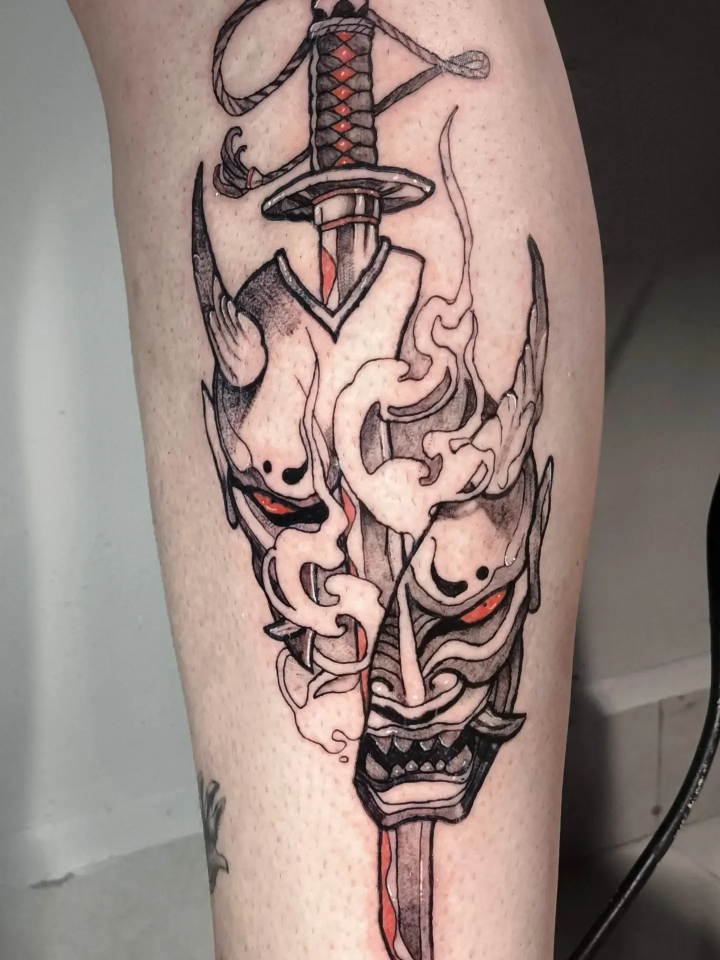
#> input picture assets/img/o/06_0.webp, 1440 x 1920 px, given in place of 06_0.jpg, which was not available (shown at 1/2 size)
$ python tinta_hero.py
#> lines starting #> are read from the running program, lines starting #| are printed output that depends on the picture; after the words box and inside, x2 and y2 are one past the last pixel; in counts of white or black regions, pixels touching at a corner belong together
# -*- coding: utf-8 -*-
"""Tira a mascara partida (post 06_0) da pele: endireita a lamina e separa tom de tinta e vermelho em camadas.
Saida em _ref/estudo: tom.png (0 = pele, 255 = preto), verm.png (0..255), e prova.jpg."""
import cv2, numpy as np
from pathlib import Path
R = Path(__file__).resolve().parents[2] / '_ref'
im = cv2.imread(str(R / 'ig/06_0.jpg'))
#> im is the input picture: shape (1920, 1440, 3); mean B, G, R 125.5, 131.7, 149.1
h, w = im.shape[:2]
ANG = -5.0   # graus: deixa a lamina em pe
M = cv2.getRotationMatrix2D((w / 2, h / 2), ANG, 1)
im = cv2.warpAffine(im, M, (w, h), flags=cv2.INTER_CUBIC, borderMode=cv2.BORDER_REPLICATE)
lab = cv2.cvtColor(im, cv2.COLOR_BGR2LAB).astype(np.float32)
L, A, B = lab[..., 0], lab[..., 1] - 128, lab[..., 2] - 128
L0 = cv2.bilateralFilter(L, 5, 9, 3)
k = cv2.getStructuringElement(cv2.MORPH_ELLIPSE, (71, 71))
fundo = cv2.GaussianBlur(cv2.morphologyEx(L0, cv2.MORPH_CLOSE, k), (0, 0), 36)
r = L0 / np.maximum(fundo, 1)
tom = np.clip((.885 - r) / .66, 0, 1)
# vermelho: saturado para o vermelho e claro o bastante
v = np.clip((A - 16) / 16, 0, 1) * np.clip((B - 2) / 12, 0, 1) * np.clip((L0 - 48) / 24, 0, 1)
v = cv2.GaussianBlur(v, (0, 0), 1.0)
v = np.clip((v - .25) / .4, 0, 1)
# regiao da peca: maior componente do traco forte, engordado
forte = ((tom > .42) | (v > .5)).astype(np.uint8)
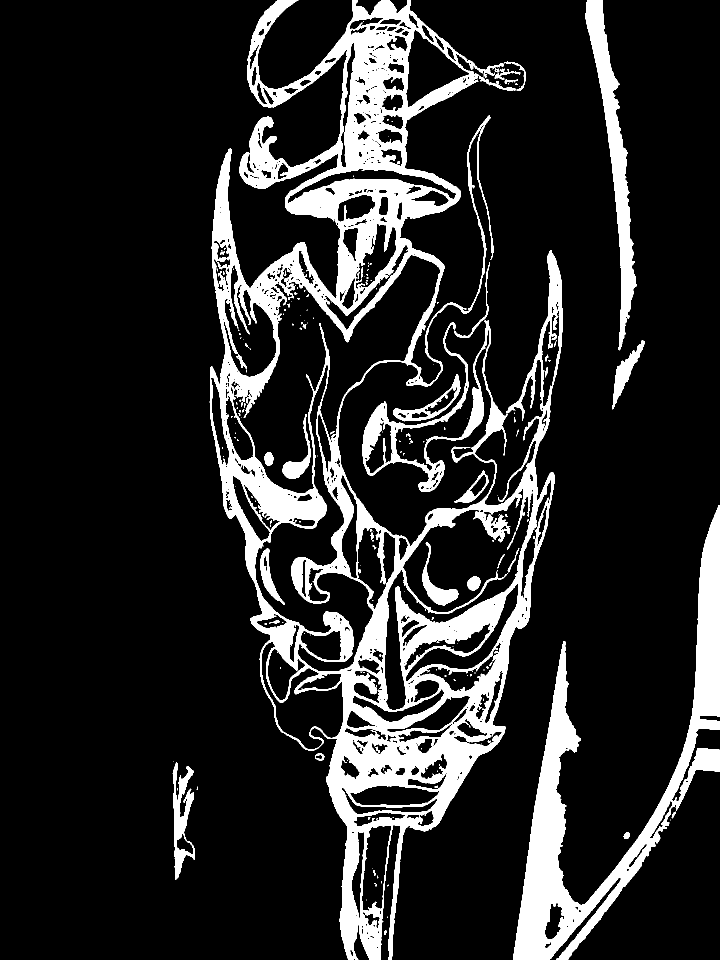
#> forte: shape (1920, 1440) (shown at 1/2 size); values 0 (black) and 1 (white), 14.7% white; 231 white regions (175 under 20 px), largest, box (x1, y1, x2, y2) and area: (419, 0, 1126, 1920) 297911, (1026, 1010, 1440, 1920) 70307, (1171, 0, 1273, 701) 18059
forte = cv2.morphologyEx(forte, cv2.MORPH_CLOSE, cv2.getStructuringElement(cv2.MORPH_ELLIPSE, (9, 9)))
#> forte: shape (1920, 1440); values 0 (black) and 1 (white), 16.5% white; 48 white regions (32 under 20 px), largest, box (x1, y1, x2, y2) and area: (419, 0, 1126, 1920) 351646, (1026, 1010, 1440, 1920) 72973, (1171, 0, 1273, 701) 18151
n, l, s, _ = cv2.connectedComponentsWithStats(forte, connectivity=8)
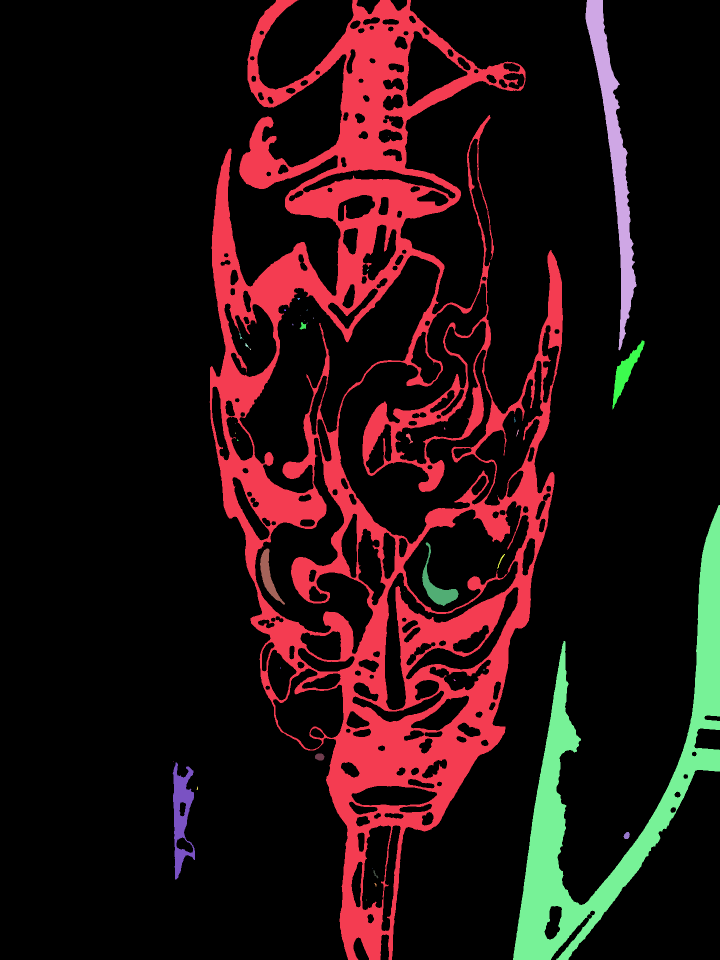
#> l: shape (1920, 1440) int32 (shown at 1/2 size); 49 distinct labels, from 0 to 48; one colour per label, 0 black
#> n = 49; s = 49 rows, first 6: [0, 0, 1440, 1920, 2309509], [419, 0, 707, 1920, 351646], [1171, 0, 102, 701, 18151], [771, 238, 2, 1, 2], [776, 273, 1, 1, 1], [734, 538, 3, 4, 6]
ordem = np.argsort(-s[1:, cv2.CC_STAT_AREA])[:6] + 1
#> ordem = [1, 30, 2, 42, 17, 31]
print([(i, s[i, :5].tolist()) for i in ordem])
#| [(1, [419, 0, 707, 1920, 351646]), (30, [1026, 1010, 414, 910, 72973]), (2, [1171, 0, 102, 701, 18151]), (42, [345, 1525, 45, 234, 5049]), (17, [1225, 681, 64, 138, 2482]), (31, [844, 1085, 73, 127, 2343])]
reg = np.zeros_like(forte)
for i in ordem:
    x, y, ww, hh, a = s[i]
    cx = x + ww / 2
    if a > 1500 and 300 < cx < 1250 and x > 240 and (x + ww) < 1260: reg[l == i] = 1
#> this loop made 6 passes
#> (i, x, y, ww, hh, a, cx) on passes 2, 4, 5, 6: (30, 1026, 1010, 414, 910, 72973, 1233), (42, 345, 1525, 45, 234, 5049, 367.5), (17, 1225, 681, 64, 138, 2482, 1257), (31, 844, 1085, 73, 127, 2343, 880.5)
#> reg: shape (1920, 1440); values 0 (black) and 1 (white), 13% white; 3 white regions, box (x1, y1, x2, y2) and area: (419, 0, 1126, 1920) 351646, (345, 1525, 390, 1759) 5049, (844, 1085, 917, 1212) 2343
reg = cv2.dilate(reg, cv2.getStructuringElement(cv2.MORPH_ELLIPSE, (45, 45)))
#> reg: shape (1920, 1440); values 0 (black) and 1 (white), 32.7% white; 2 white regions, box (x1, y1, x2, y2) and area: (397, 0, 1148, 1920) 883956, (323, 1503, 412, 1781) 20042
reg = cv2.GaussianBlur(reg.astype(np.float32), (0, 0), 6)
reg[1380:, :470] = 0
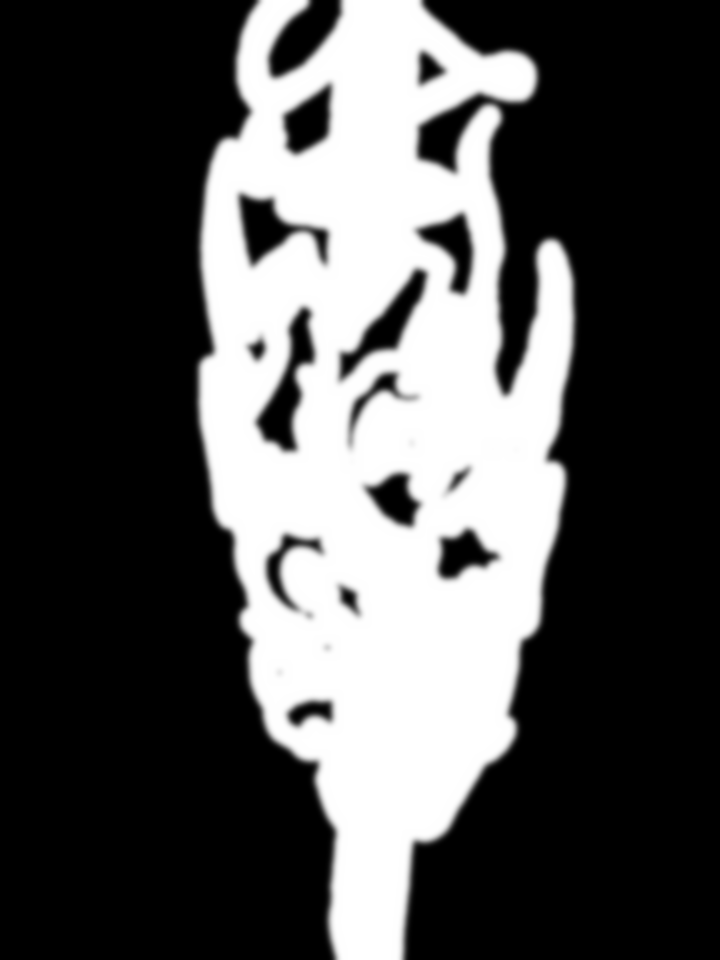
#> reg: shape (1920, 1440) float32 (shown at 1/2 size); min 0, max 1, mean 0.32
tom *= reg; v *= reg
# tira poros: pontos fracos soltos
tom = np.where(tom < .10, 0, (tom - .10) / .90)
pontos = (tom > .04).astype(np.uint8)
#> pontos: shape (1920, 1440); values 0 (black) and 1 (white), 15.5% white; 127 white regions (103 under 20 px), largest, box (x1, y1, x2, y2) and area: (418, 0, 1127, 1920) 421204, (844, 1085, 917, 1212) 2584, (520, 1096, 571, 1210) 1792
n, l, s, _ = cv2.connectedComponentsWithStats(pontos, connectivity=8)
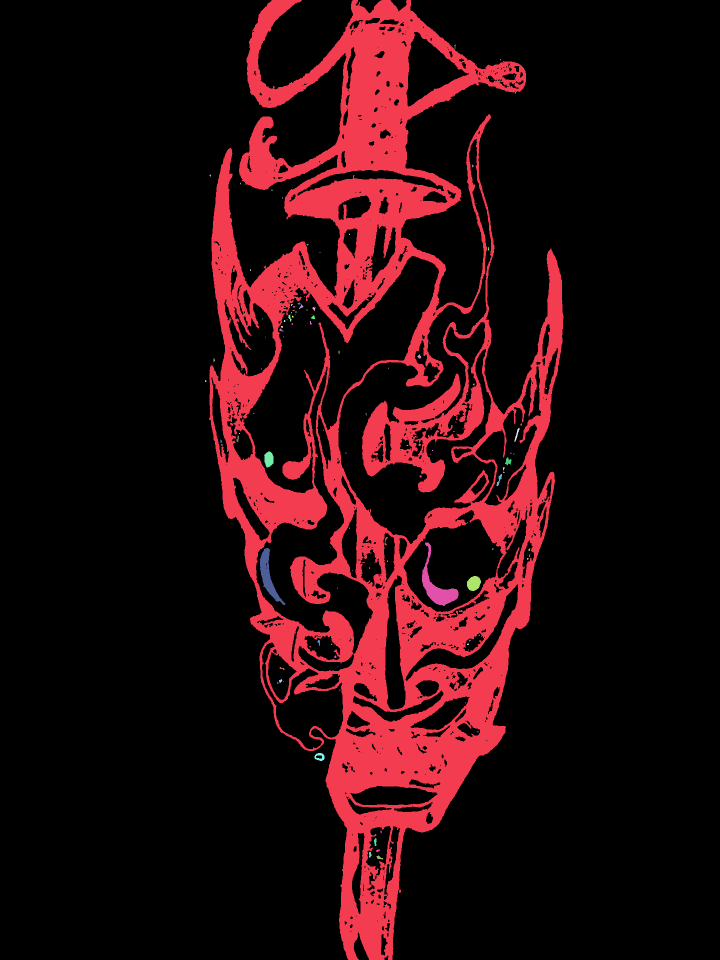
#> l: shape (1920, 1440) int32 (shown at 1/2 size); 128 distinct labels, from 0 to 127; one colour per label, 0 black
#> n = 128; s = 128 rows, first 6: [0, 0, 1440, 1920, 2336368], [418, 0, 709, 1920, 421204], [909, 89, 2, 4, 7], [909, 95, 2, 2, 4], [1001, 118, 1, 3, 3], [952, 129, 1, 1, 1]
ok = np.zeros(n, bool); ok[1:] = s[1:, cv2.CC_STAT_AREA] > 240
tom *= cv2.GaussianBlur(ok[l].astype(np.float32), (0, 0), .8)
#> tom: shape (1920, 1440) float32; min 0, max 1, mean 0.0951
tom = tom ** .86
tom = tom * (1 - v * .95)
cv2.imwrite(str(R / 'estudo/tom.png'), (tom * 255).astype(np.uint8))
cv2.imwrite(str(R / 'estudo/verm.png'), (v * 255).astype(np.uint8))
# prova: contracambio no eixo
ys, xs = np.where(tom > .3); print('caixa', xs.min(), xs.max(), ys.min(), ys.max())
#| caixa 419 1125 0 1919
papel = np.array([224, 234, 240], np.float32); preto = np.array([10, 9, 11], np.float32); rub = np.array([38, 44, 214], np.float32)
eixo = int(np.median(xs))
#> eixo = 749
sai = np.zeros((h, w, 3), np.float32)
T = tom[..., None]; V = v[..., None]
esq = papel * (1 - T) + preto * T; dir_ = preto * (1 - T) + papel * T
sai[:, :eixo] = esq[:, :eixo]; sai[:, eixo:] = dir_[:, eixo:]
sai = sai * (1 - V) + rub * V
cv2.imwrite(str(R / 'estudo/prova.jpg'), sai.astype(np.uint8), [cv2.IMWRITE_JPEG_QUALITY, 90]); print(eixo)
#> after `cv2.imwrite(str(R / 'estudo/prova.jpg'), sai.astype(np.uint8), [cv2.IM`:
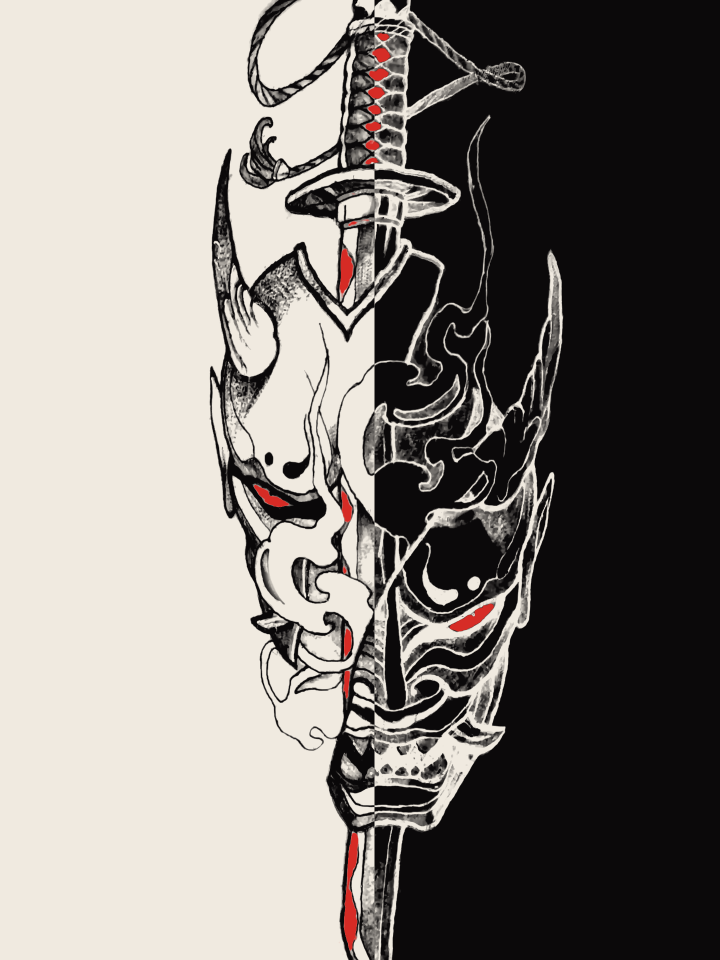
#> saved as prova.jpg: shape (1920, 1440, 3) (shown at 1/2 size); mean B, G, R 120.5, 125.2, 130.1
#| 749

$ run again, with assets/img/o/01_0.webp copied over assets/img/o/06_0.webp
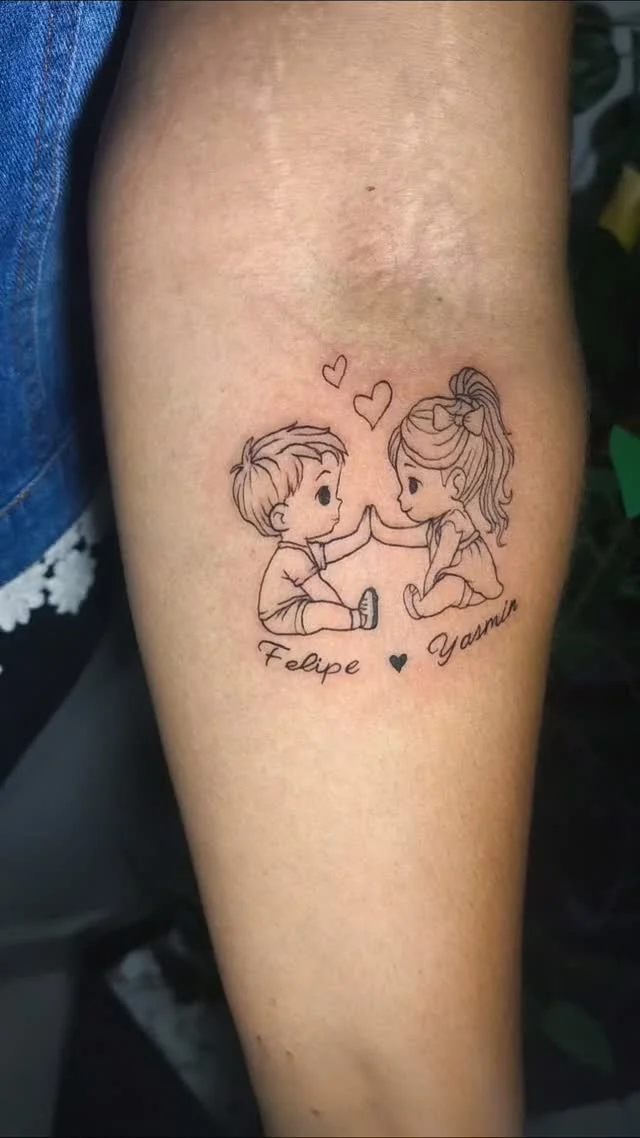
#> input picture assets/img/o/01_0.webp, 640 x 1138 px, given in place of 06_0.jpg, which was not available
#> im is the input picture: shape (1138, 640, 3); mean B, G, R 95.5, 107.9, 127.7
#> `n, l, s, _ = cv2.connectedComponentsWithStats(forte, connectivity=8)`: n = 51; s = 51 rows, first 6: [0, 0, 640, 1138, 551049], [0, 0, 300, 1138, 100151], [339, 0, 301, 204, 7542], [136, 10, 1, 1, 1], [146, 14, 1, 1, 1], [133, 33, 1, 2, 2]
#> ordem = [1, 6, 14, 2, 26, 34]
#| [(1, [0, 0, 300, 1138, 100151]), (6, [476, 140, 164, 998, 48802]), (14, [239, 380, 284, 254, 15432]), (2, [339, 0, 301, 204, 7542]), (26, [401, 535, 97, 93, 1509]), (34, [420, 617, 92, 59, 956])]
#> the loop `for i in ordem:` made 6 passes
#> (i, x, y, ww, hh, a, cx) on passes 2 to 6: (6, 476, 140, 164, 998, 48802, 558), (14, 239, 380, 284, 254, 15432, 381), (2, 339, 0, 301, 204, 7542, 489.5), (26, 401, 535, 97, 93, 1509, 449.5), (34, 420, 617, 92, 59, 956, 466)
#> pontos: shape (1138, 640); values 0 (black) and 1 (white), 10.8% white; 13 white regions (7 under 20 px), largest, box (x1, y1, x2, y2) and area: (336, 0, 640, 1138) 75915, (400, 512, 502, 629) 1938, (484, 512, 507, 563) 298, (477, 616, 513, 646) 216, (423, 643, 441, 654) 52, (453, 521, 470, 531) 37
#> `n, l, s, _ = cv2.connectedComponentsWithStats(pontos, connectivity=8)`: n = 14; s = 14 rows, first 6: [0, 0, 640, 1138, 649811], [336, 0, 304, 1138, 75915], [470, 510, 4, 3, 6], [400, 512, 102, 117, 1938], [484, 512, 23, 51, 298], [453, 521, 17, 10, 37]
#> `tom *= cv2.GaussianBlur(ok[l].astype(np.float32), (0, 0), .8)`:
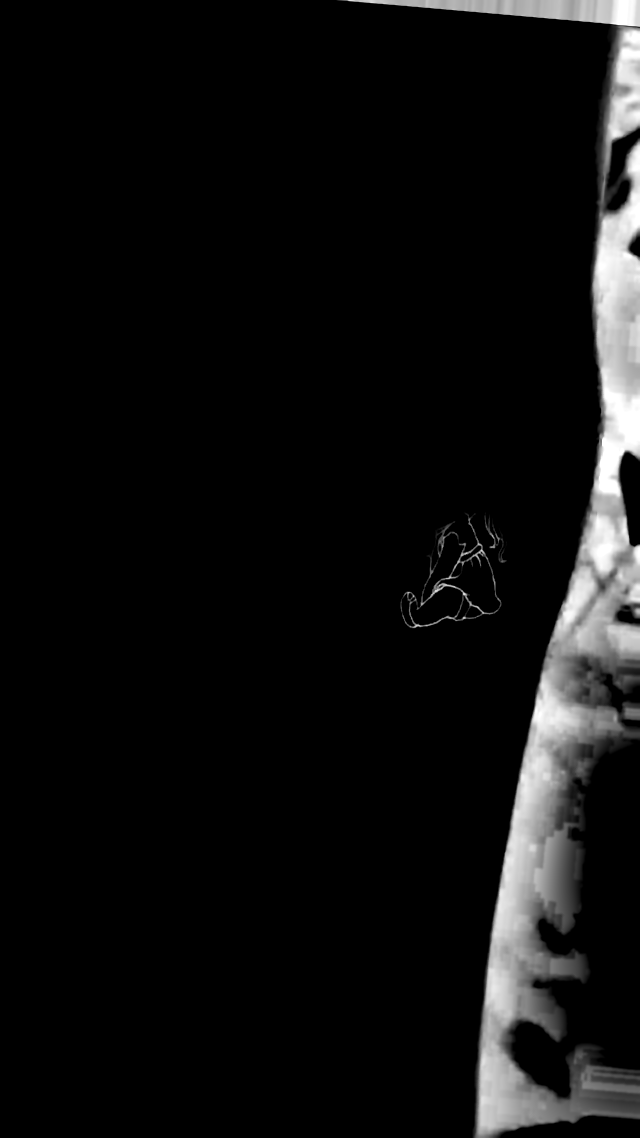
#> tom: shape (1138, 640) float32; min 0, max 1, mean 0.0606
#| caixa 342 639 0 1137
#> eixo = 576
#> `sai[:, eixo:] = dir_[:, eixo:]`:
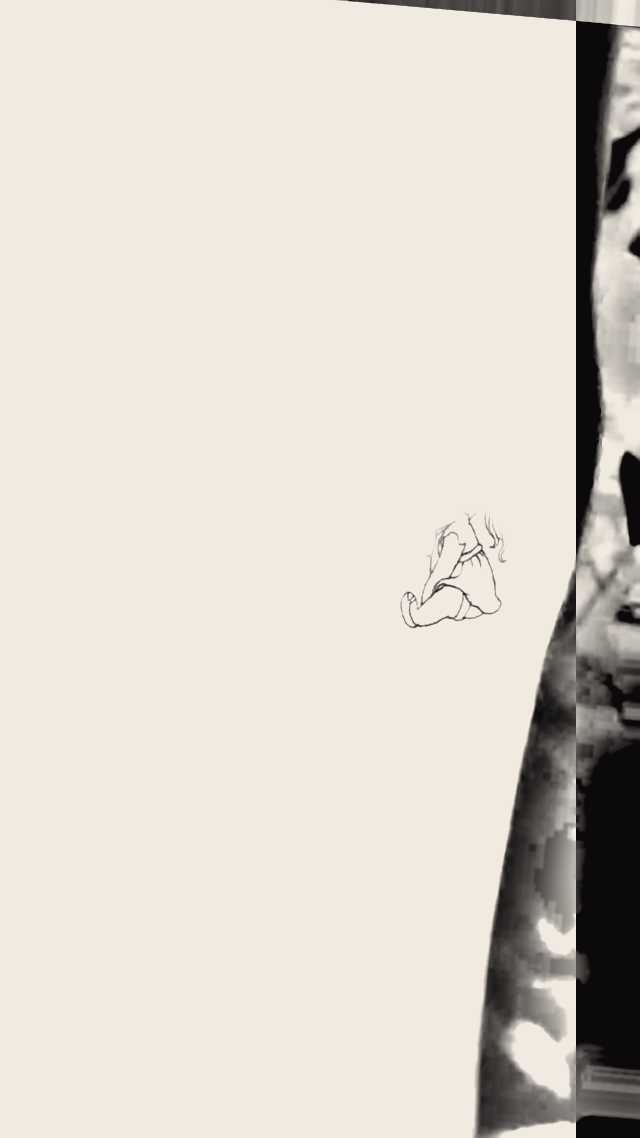
#> sai: shape (1138, 640, 3) float32; mean of channels 0, 1, 2 203.4, 211.9, 218; drawn as B, G, R
#| 576
